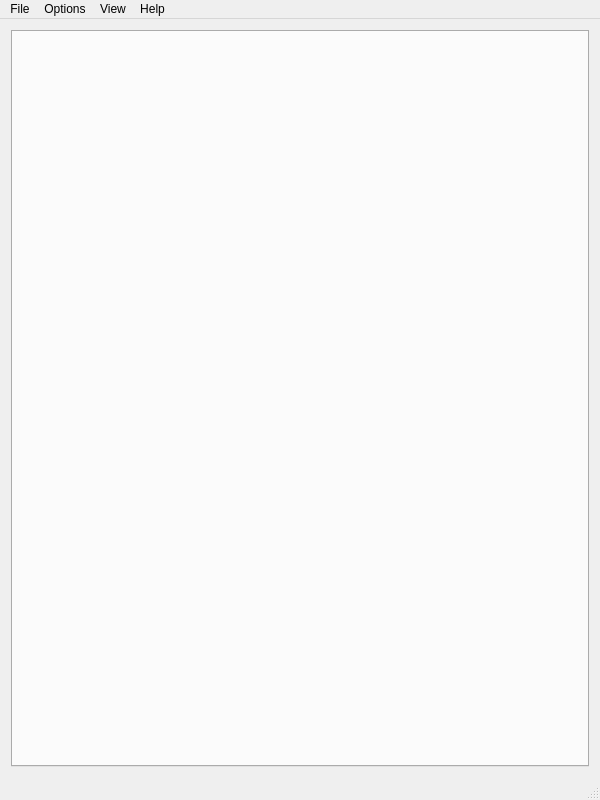
<?xml version="1.0" encoding="UTF-8"?>
<ui version="4.0">
 <class>MainWindow</class>
 <widget class="QMainWindow" name="MainWindow">
  <property name="geometry">
   <rect>
    <x>0</x>
    <y>0</y>
    <width>600</width>
    <height>800</height>
   </rect>
  </property>
  <property name="sizePolicy">
   <sizepolicy hsizetype="MinimumExpanding" vsizetype="MinimumExpanding">
    <horstretch>0</horstretch>
    <verstretch>0</verstretch>
   </sizepolicy>
  </property>
  <property name="minimumSize">
   <size>
    <width>0</width>
    <height>0</height>
   </size>
  </property>
  <property name="windowTitle">
   <string>OpenCV Capture</string>
  </property>
  <widget class="QWidget" name="centralWidget">
   <layout class="QVBoxLayout" name="verticalLayout">
    <item>
     <widget class="QTabWidget" name="tabWidget">
      <property name="sizePolicy">
       <sizepolicy hsizetype="Minimum" vsizetype="Minimum">
        <horstretch>0</horstretch>
        <verstretch>0</verstretch>
       </sizepolicy>
      </property>
      <property name="currentIndex">
       <number>-1</number>
      </property>
      <property name="tabsClosable">
       <bool>false</bool>
      </property>
     </widget>
    </item>
   </layout>
  </widget>
  <widget class="QMenuBar" name="menuBar">
   <property name="geometry">
    <rect>
     <x>0</x>
     <y>0</y>
     <width>600</width>
     <height>22</height>
    </rect>
   </property>
   <widget class="QMenu" name="menuFile">
    <property name="title">
     <string>File</string>
    </property>
    <addaction name="actionQuit"/>
   </widget>
   <widget class="QMenu" name="menuHelp">
    <property name="title">
     <string>Help</string>
    </property>
    <addaction name="actionAbout"/>
   </widget>
   <widget class="QMenu" name="menuOptions">
    <property name="title">
     <string>Options</string>
    </property>
    <addaction name="actionSynchronizeStreams"/>
   </widget>
   <widget class="QMenu" name="menuView">
    <property name="title">
     <string>View</string>
    </property>
    <addaction name="actionFullScreen"/>
   </widget>
   <addaction name="menuFile"/>
   <addaction name="menuOptions"/>
   <addaction name="menuView"/>
   <addaction name="menuHelp"/>
  </widget>
  <widget class="QStatusBar" name="statusBar"/>
  <action name="actionAbout">
   <property name="text">
    <string>About</string>
   </property>
  </action>
  <action name="actionQuit">
   <property name="text">
    <string>Quit</string>
   </property>
  </action>
  <action name="actionSynchronizeStreams">
   <property name="checkable">
    <bool>true</bool>
   </property>
   <property name="text">
    <string>Synchronize streams</string>
   </property>
  </action>
  <action name="actionScaleToFitFrame">
   <property name="checkable">
    <bool>true</bool>
   </property>
   <property name="text">
    <string>Scale to fit frame</string>
   </property>
  </action>
  <action name="actionFullScreen">
   <property name="checkable">
    <bool>true</bool>
   </property>
   <property name="text">
    <string>Full Screen</string>
   </property>
  </action>
 </widget>
 <layoutdefault spacing="6" margin="11"/>
 <resources/>
 <connections/>
</ui>
